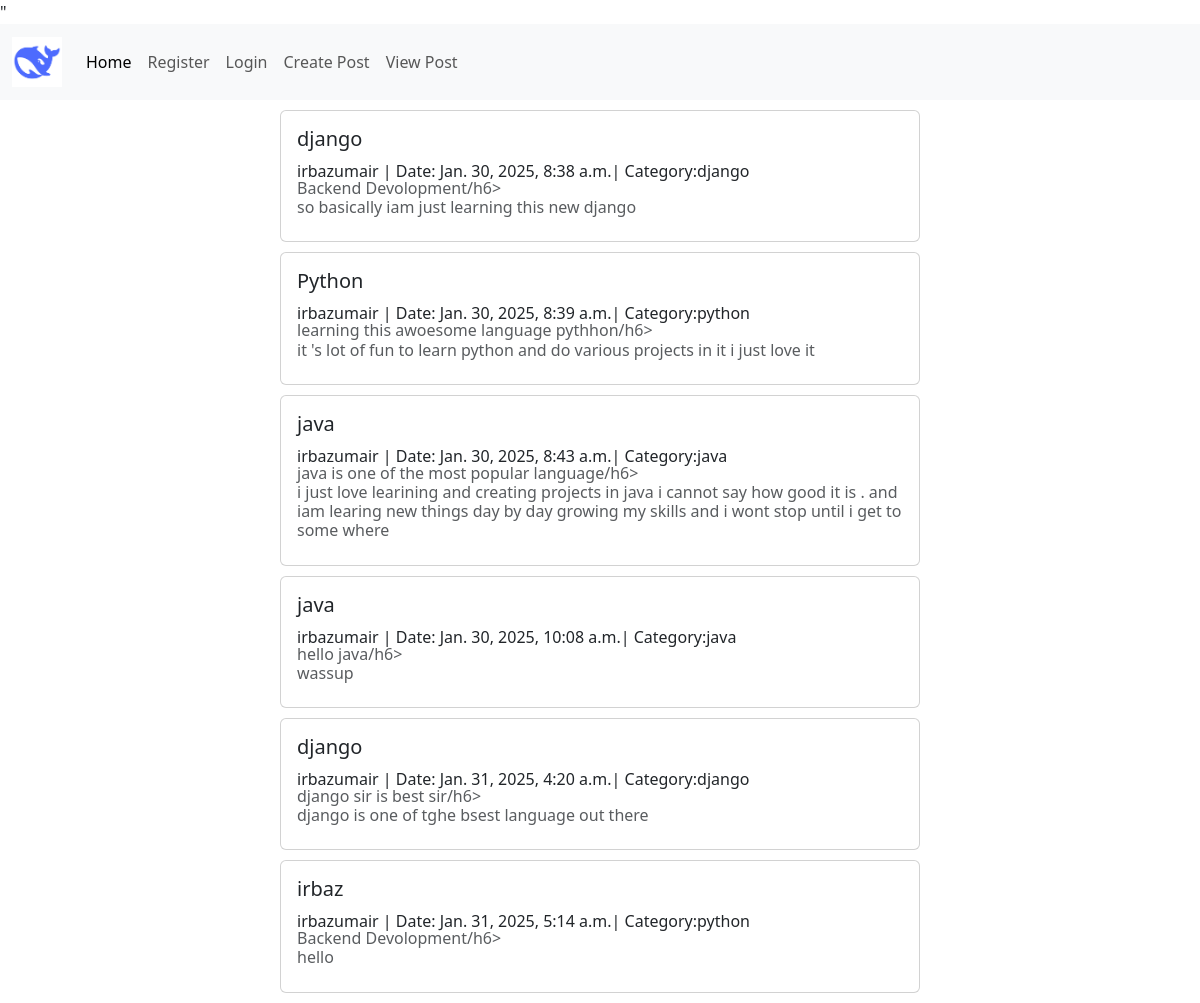
The app's page /view-post/ with its own data.
### myapp/models.py (models this page shows)
class Post(models.Model):
    author = models.ForeignKey(User, on_delete=models.CASCADE)
    title = models.CharField(max_length=200)
    description = models.CharField(max_length=300)
    body = models.TextField()
    published_on = models.DateTimeField(auto_now_add=True)
    category = models.ForeignKey(Category, on_delete=models.CASCADE)

class Category(models.Model):
    name = models.CharField(max_length=150)
    def __str__(self):
        return (self.name)

### myapp/views.py (the view)
# urls.py: path('view-post/', views.view_posts, name='view-post'),
def view_posts(request):
    post_list = Post.objects.all()
    context = {'post_list': post_list}
    return render(request, 'view-post.html', context)

### myapp/templates/view-post.html (shortened to what this page needs)
{% extends 'base.html' %}
{% block content %}
<div style ="width: 100%; height : 100%;">
{% for post in post_list %}
<div class="card" style="width: 40rem; margin: 10px auto;">
    <div class="card-body">
      <h5 class="card-title">{{ post.title }}</h5>
      {{ post.author }} | Date: {{ post.published_on }}| Category:{{ post.category }}
      <h6 class="card-subtitle mb-2 text-body-secondary">{{ post.description }}/h6>
      <p class="card-text">{{ post.body }}</p>
    </div>
  </div>
{% endfor %}
</div>
{% endblock content %}

### myapp/templates/base.html (shortened to what this page needs)
{% load static %}
<!DOCTYPE html>
<html lang="en">
<head>
<link <link href="https://cdn.jsdelivr.net/npm/bootstrap@5.3.3/dist/css/bootstrap.min.css" rel="stylesheet">"
</head>
<body>
    <nav class="navbar navbar-expand-lg bg-body-tertiary">
        <div class="container-fluid">
          <a class="navbar-brand" href="{% url 'home' %}"><img src="{% static 'images/logo.png' %}" height="50px" width="50px" alt="logo"> </a>
          <div class="collapse navbar-collapse" id="navbarNavAltMarkup">
            <div class="navbar-nav">
              <a class="nav-link active" aria-current="page" href="{% url 'home' %}">Home</a>
              <a class="nav-link" href="{% url 'register' %}">Register</a>
              {% if request.user.is_authenticated %}
              <a class="nav-link" href="{% url 'logout' %}">Logout</a>
            {% else %}
            <a class="nav-link" href="{% url 'login' %}">Login</a>
                {% endif %}
              <li classs="nav-item">
                <a class="nav-link" href="{% url 'create-post' %}">Create Post</a>
              <li classs="nav-item">
                <a class="nav-link" href="{% url 'view-post' %}">View Post</a>
            </div>
          </div>
        </div>
      </nav>
    {% block content %}
    {% endblock content %}
</body>
</html>

### records on screen
Post: title "django", author "irbazumair", published_on "Jan. 30, 2025, 8:38 a.m.", category "django", description "Backend Devolopment", body "so basically iam just learning this new django"
Post: title "Python", author "irbazumair", published_on "Jan. 30, 2025, 8:39 a.m.", category "python", description "learning this awoesome language pythhon", body "it 's lot of fun to learn python and do various projects in it i just love it"
Post: title "java", author "irbazumair", published_on "Jan. 30, 2025, 8:43 a.m.", category "java", description "java is one of the most popular language", body "i just love learining and creating projects in java i cannot say how good it is . and iam learing new things day by day growing my skills and i wont stop until i get to some where"
Post: title "java", author "irbazumair", published_on "Jan. 30, 2025, 10:08 a.m.", category "java", description "hello java", body "wassup"
Post: title "django", author "irbazumair", published_on "Jan. 31, 2025, 4:20 a.m.", category "django", description "django sir is best sir", body "django is one of tghe bsest language out there"
Post: title "irbaz", author "irbazumair", published_on "Jan. 31, 2025, 5:14 a.m.", category "python", description "Backend Devolopment", body "hello"
